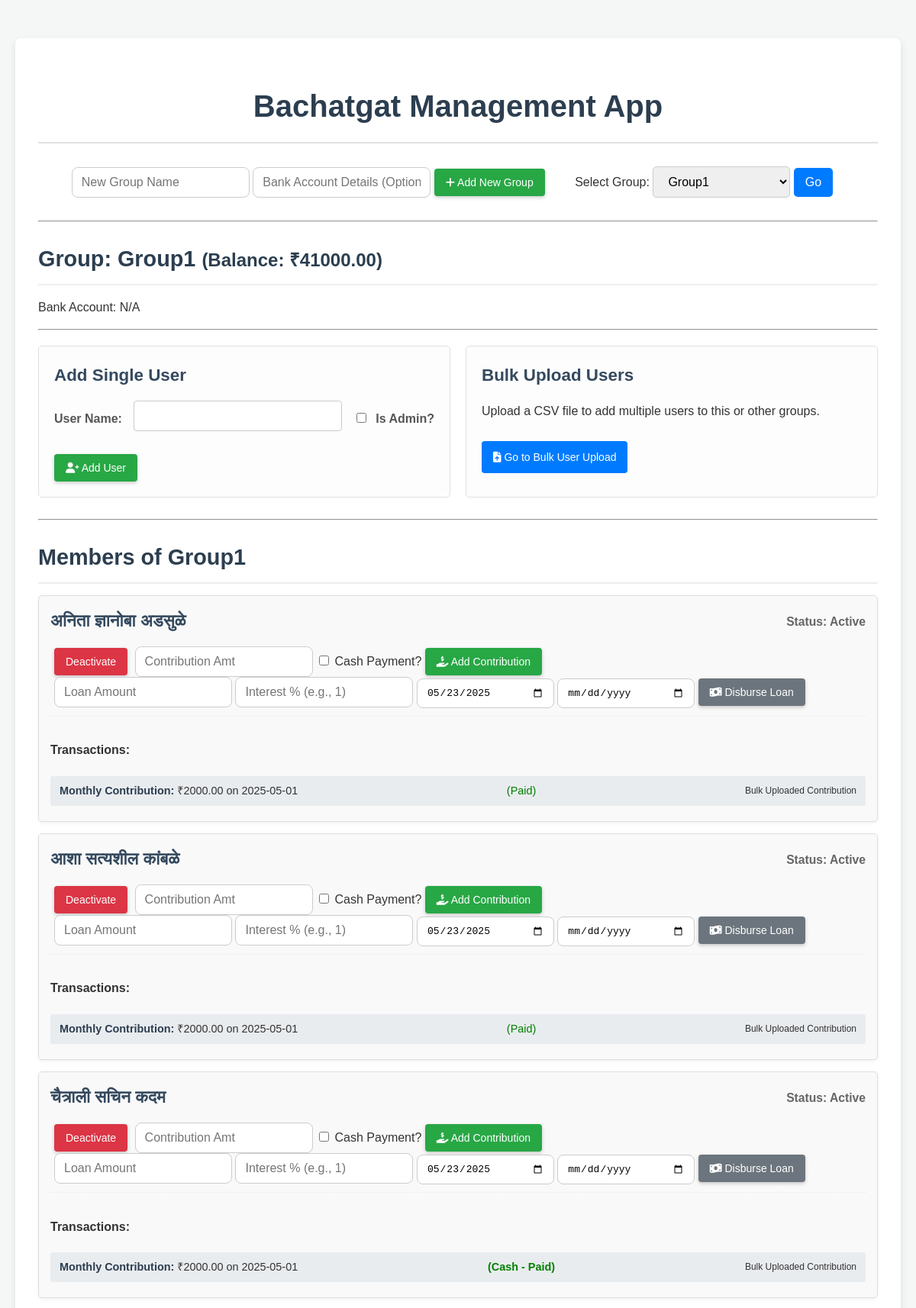
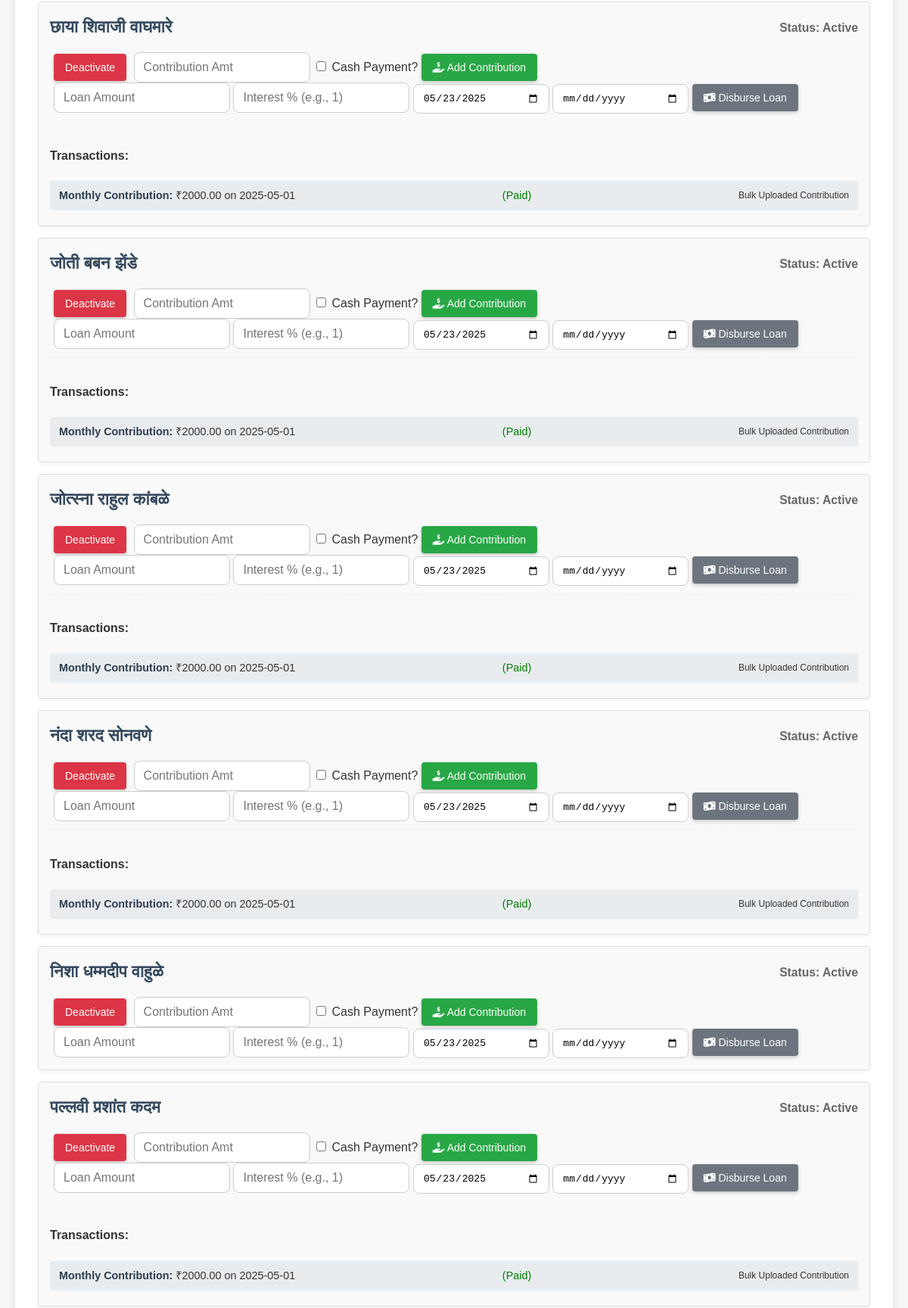
Page /?group_id=1 (upper part) on the committed database (2 pictures, top to bottom).
### tables this page shows
CREATE TABLE groups (
            id INTEGER PRIMARY KEY AUTOINCREMENT,
            name TEXT NOT NULL UNIQUE,
            bank_account_details TEXT
        );

CREATE TABLE users (
            id INTEGER PRIMARY KEY AUTOINCREMENT,
            name TEXT NOT NULL,
            group_id INTEGER NOT NULL,
            is_admin BOOLEAN DEFAULT 0, -- 0 for regular user, 1 for admin
            status TEXT DEFAULT 'active', -- 'active' or 'inactive'
            FOREIGN KEY (group_id) REFERENCES groups (id)
        );

CREATE TABLE transactions (
            id INTEGER PRIMARY KEY AUTOINCREMENT,
            user_id INTEGER,
            group_id INTEGER NOT NULL,
            type TEXT NOT NULL, -- 'monthly_contribution', 'loan_disbursement', 'loan_repayment', 'interest_distribution'
            amount REAL NOT NULL,
            date TEXT NOT NULL, -- YYYY-MM-DD
            description TEXT,
            is_cash_payment BOOLEAN DEFAULT 0, -- 0 for UPI, 1 for Cash
            is_paid BOOLEAN DEFAULT 1, -- For cash payments: 0 for pending, 1 for paid
            FOREIGN KEY (user_id) REFERENCES users (id),
            FOREIGN KEY (group_id) REFERENCES groups (id)
        );

### main.py (the view)
@app.route('/')
def index():
    conn = get_db_connection()
    groups = conn.execute('SELECT * FROM groups').fetchall()
    selected_group_id = request.args.get('group_id', type=int)
    users = []
    user_transactions = {}
    user_loans = {}
    group_balance = 0.0
    admin_user_id = get_admin_user_id()
    if selected_group_id:
        users = conn.execute('SELECT * FROM users WHERE group_id = ? ORDER BY name ASC', (selected_group_id,)).fetchall()
        group_balance = calculate_group_balance(selected_group_id)
        for user in users:
            transactions = conn.execute(
                "SELECT * FROM transactions WHERE user_id = ? ORDER BY date DESC",
                (user['id'],)
            ).fetchall()
            user_transactions[user['id']] = transactions
            loans = conn.execute(
                "SELECT * FROM loans WHERE user_id = ? AND status = 'active' ORDER BY start_date DESC",
                (user['id'],)
            ).fetchall()
            user_loans[user['id']] = loans
    conn.close()
    reports = {}
    if selected_group_id:
        conn = get_db_connection()
        total_investment = conn.execute(
            "SELECT SUM(amount) FROM transactions WHERE group_id = ? AND type = 'monthly_contribution' AND is_paid = 1",
            (selected_group_id,)
        ).fetchone()[0] or 0.0
        total_loan_repaid_by_group_members = conn.execute(
            "SELECT SUM(amount) FROM transactions WHERE group_id = ? AND type = 'loan_repayment'",
            (selected_group_id,)
        ).fetchone()[0] or 0.0
        total_interest_received_by_group = conn.execute(
            "SELECT SUM(amount_paid_as_interest) FROM interest_distributions WHERE distributed_to_group_id = ?",
            (selected_group_id,)
        ).fetchone()[0] or 0.0
        overall_profit = total_interest_received_by_group
        current_year = datetime.now().strftime('%Y')
        current_month = datetime.now().strftime('%Y-%m')
        monthly_profit = conn.execute(
            "SELECT SUM(amount_paid_as_interest) FROM interest_distributions WHERE distributed_to_group_id = ? AND date LIKE ?",
            (selected_group_id, f'{current_month}%')
        ).fetchone()[0] or 0.0
        yearly_profit = conn.execute(
            "SELECT SUM(amount_paid_as_interest) FROM interest_distributions WHERE distributed_to_group_id = ? AND date LIKE ?",
            (selected_group_id, f'{current_year}%')
        ).fetchone()[0] or 0.0
        monthly_investment = conn.execute(
            "SELECT SUM(amount) FROM transactions WHERE group_id = ? AND type = 'monthly_contribution' AND is_paid = 1 AND date LIKE ?",
            (selected_group_id, f'{current_month}%')
        ).fetchone()[0] or 0.0
        yearly_investment = conn.execute(
            "SELECT SUM(amount) FROM transactions WHERE group_id = ? AND type = 'monthly_contribution' AND is_paid = 1 AND date LIKE ?",
            (selected_group_id, f'{current_year}%')
        ).fetchone()[0] or 0.0
        reports = {
            'total_investment': total_investment,
            'total_loan_repaid': total_loan_repaid_by_group_members,
            'total_interest_received': total_interest_received_by_group,
            'overall_profit': overall_profit,
            'monthly_profit': monthly_profit,
            'yearly_profit': yearly_profit,
            'monthly_investment': monthly_investment,
            'yearly_investment': yearly_investment,
        }
        conn.close()
    return render_template('index.html',
                           groups=groups,
                           users=users,
                           selected_group_id=selected_group_id,
                           user_transactions=user_transactions,
                           user_loans=user_loans,
                           group_balance=group_balance,
                           reports=reports,
                           admin_user_id=admin_user_id,
                           current_date=datetime.now().strftime('%Y-%m-%d'),
                           get_group=get_group)

### templates/index.html (shortened to what this page needs)
<!DOCTYPE html>
<html lang="en">
<head>
    <link rel="stylesheet" href="{{ url_for('static', filename='style.css') }}">
    <link rel="stylesheet" href="https://cdnjs.cloudflare.com/ajax/libs/font-awesome/6.0.0-beta3/css/all.min.css">
</head>
<body>
    <div class="container">
        <h1>Bachatgat Management App</h1>
        <div class="group-selection">
            <form action="{{ url_for('add_group') }}" method="post" style="display: inline-block;">
                <input type="text" name="group_name" placeholder="New Group Name" required>
                <input type="text" name="bank_account_details" placeholder="Bank Account Details (Optional)">
                <button type="submit" class="button"><i class="fas fa-plus"></i> Add New Group</button>
            </form>
            <form action="{{ url_for('index') }}" method="get" style="display: inline-block; margin-left: 20px;">
                <label for="group_select">Select Group:</label>
                <select name="group_id" id="group_select">
                    {% for group in groups %}
                        <option value="{{ group.id }}" {% if group.id == selected_group_id %}selected{% endif %}>
                            {{ group.name }}
                        </option>
                    {% endfor %}
                </select>
                <input type="submit" value="Go">
            </form>
        </div>
        {% if selected_group_id %}
            <hr>
            <div class="group-details">
                <h2>Group: {{ get_group(selected_group_id).name }} <small>(Balance: ₹{{ "%.2f"|format(group_balance) }})</small></h2>
                <p>Bank Account: {{ get_group(selected_group_id).bank_account_details or 'N/A' }}</p>
            </div>
            <hr>
            <div class="user-addition-section">
                <div class="form-section">
                    <h3>Add Single User</h3>
                    <form action="{{ url_for('add_user') }}" method="post">
                        <label for="user_name">User Name:</label>
                        <input type="text" id="user_name" name="user_name" required>
                        <label for="is_admin">
                            <input type="checkbox" id="is_admin" name="is_admin"> Is Admin?
                        </label>
                        <button type="submit" class="button add-button"><i class="fas fa-user-plus"></i> Add User</button>
                    </form>
                </div>
                <div class="form-section">
                    <h3>Bulk Upload Users</h3>
                    <p>Upload a CSV file to add multiple users to this or other groups.</p>
                    <a href="{{ url_for('bulk_upload_users', group_id=selected_group_id) }}" class="button bulk-upload-button">
                        <i class="fas fa-file-upload"></i> Go to Bulk User Upload
                    </a>
                </div>
            </div>
            <hr>
            <h2>Members of {{ get_group(selected_group_id).name }}</h2>
            <div class="user-list">
                {% if not users %}
                    <p>No users in this group yet. Add some above!</p>
                {% else %}
                    {% for user in users %}
                        <div class="user-card">
                            <h3>
                                {{ user.name }}
                                <small>
                                    Status: {{ user.status.capitalize() }}
                                </small>
                            </h3>
                            <div class="user-actions">
                                <form action="{{ url_for('toggle_user_status', user_id=user.id) }}" method="post" style="display:inline;">
                                    <button type="submit" class="button {% if user.status == 'active' %}danger{% else %}success{% endif %} button-small">
                                        {% if user.status == 'active' %}Deactivate{% else %}Activate{% endif %}
                                    </button>
                                </form>
                                <form action="{{ url_for('add_monthly_contribution', user_id=user.id) }}" method="post">
                                    <input type="number" name="amount" placeholder="Contribution Amt" step="0.01" required>
                                    <label><input type="checkbox" name="is_cash_payment"> Cash Payment?</label>
                                    <button type="submit" class="button"><i class="fas fa-hand-holding-usd"></i> Add Contribution</button>
                                </form>
                                <form action="{{ url_for('disburse_loan', user_id=user.id) }}" method="post">
                                    <input type="number" name="loan_amount" placeholder="Loan Amount" step="0.01" required>
                                    <input type="number" name="interest_rate" placeholder="Interest % (e.g., 1)" step="0.01" required>
                                    <input type="date" name="start_date" value="{{ current_date }}" required>
                                    <input type="date" name="end_date" placeholder="End Date (Optional)">
                                    <button type="submit" class="button secondary"><i class="fas fa-money-bill-wave"></i> Disburse Loan</button>
                                </form>
                            </div>
                            {% if user_transactions[user.id] %}
                                <div class="transaction-details">
                                    <h4>Transactions:</h4>
                                    {% for transaction in user_transactions[user.id] %}
                                        <div class="transaction-item">
                                            <span><strong>{{ transaction.type.replace('_', ' ').title() }}:</strong> ₹{{ "%.2f"|format(transaction.amount) }} on {{ transaction.date }}</span>
                                            {% if transaction.is_cash_payment and not transaction.is_paid %}
                                                <span style="color: orange; font-weight: bold;">(Cash - Pending)</span>
                                                <form action="{{ url_for('mark_payment_paid', transaction_id=transaction.id) }}" method="post" style="display:inline;">
                                                    <button type="submit" class="button success button-small">Mark Paid</button>
                                                </form>
                                            {% elif transaction.is_cash_payment and transaction.is_paid %}
                                                 <span style="color: green; font-weight: bold;">(Cash - Paid)</span>
                                            {% else %}
                                                <span style="color: green;">(Paid)</span>
                                            {% endif %}
                                            <small>{{ transaction.description }}</small>
                                        </div>
                                    {% endfor %}
                                </div>
                            {% endif %}
                        </div>
                    {% endfor %}
                {% endif %}
            </div>
        {% else %}
            <p style="text-align: center; margin-top: 50px; font-size: 1.2em; color: #666;">
                Please select a group from the dropdown above to view its details and manage members.
            </p>
        {% endif %}
    </div>
</body>
</html>

### rows in the picture
groups: name "Group1", bank_account_details "N/A"
users: name "अनिता ज्ञानोबा अडसुळे", status "Active", shows "Deactivate", start_date "05/23/2025"
transactions: amount "2000.00", is_cash_payment "(Paid)"
users: name "आशा सत्यशील कांबळे", status "Active", shows "Deactivate", start_date "05/23/2025"
transactions: amount "2000.00", is_cash_payment "(Paid)"
users: name "चैत्राली सचिन कदम", status "Active", shows "Deactivate", start_date "05/23/2025"
transactions: amount "2000.00", is_cash_payment "(Cash - Paid)"
users: name "छाया शिवाजी वाघमारे", status "Active", shows "Deactivate", start_date "05/23/2025"
transactions: amount "2000.00", is_cash_payment "(Paid)"
users: name "जोती बबन झेंडे", status "Active", shows "Deactivate", start_date "05/23/2025"
transactions: amount "2000.00", is_cash_payment "(Paid)"
users: name "जोत्स्ना राहुल कांबळे", status "Active", shows "Deactivate", start_date "05/23/2025"
transactions: amount "2000.00", is_cash_payment "(Paid)"
users: name "नंदा शरद सोनवणे", status "Active", shows "Deactivate", start_date "05/23/2025"
transactions: amount "2000.00", is_cash_payment "(Paid)"
users: name "निशा धम्मदीप वाहुळे", status "Active", shows "Deactivate", start_date "05/23/2025"
users: name "पल्लवी प्रशांत कदम", status "Active", shows "Deactivate", start_date "05/23/2025"
transactions: amount "2000.00", is_cash_payment "(Paid)"

### other values in the picture
{{ "%.2f"|format(group_balance) }} "41000.00"
form field group_id "Group1"
